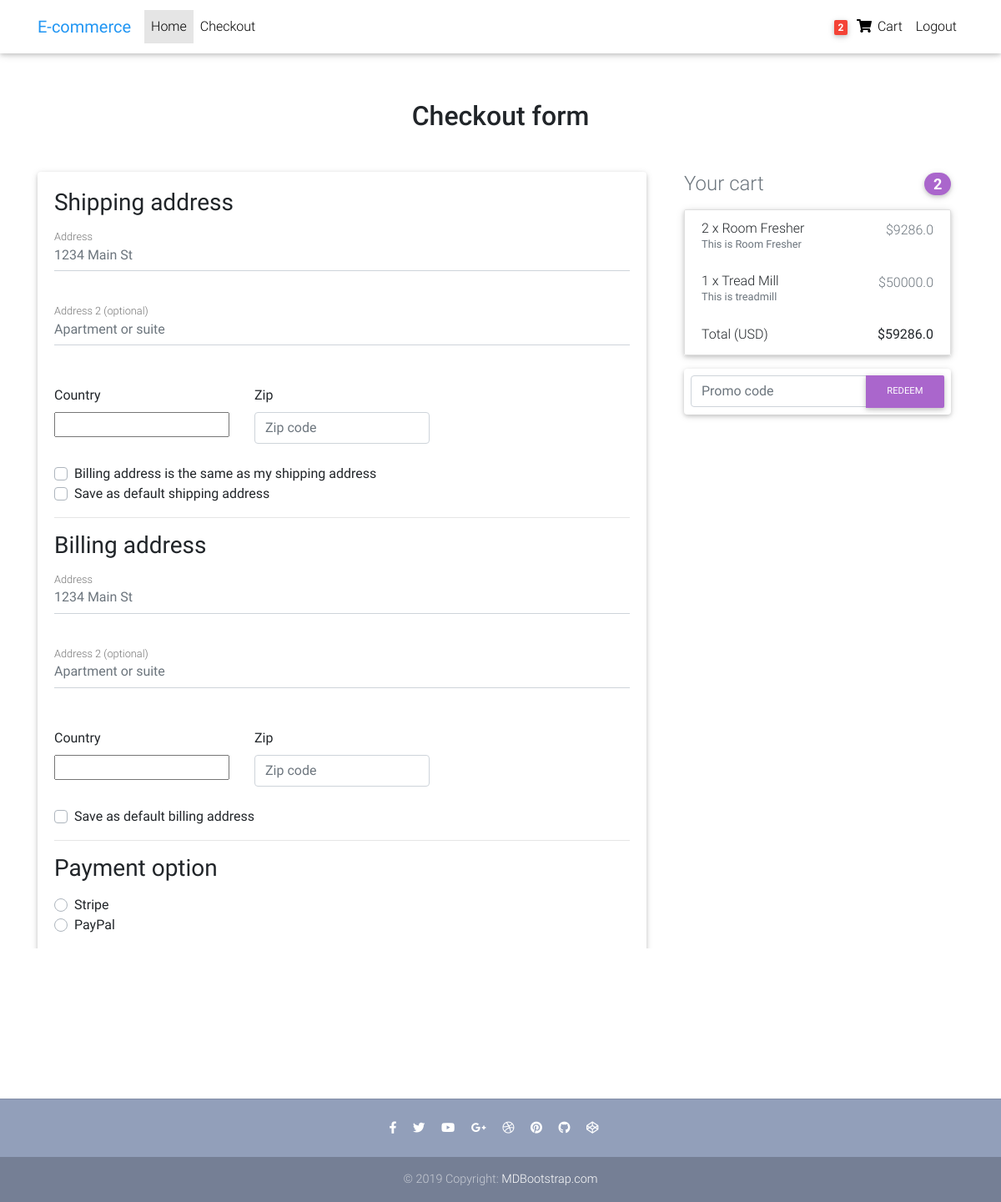
Screenshot of /checkout/ (signed in) with the database file from the repository.
### app/models.py (models this page shows, shortened)
class Order(models.Model):
    user = models.ForeignKey(settings.AUTH_USER_MODEL,
                             on_delete=models.CASCADE)
    ref_code = models.CharField(max_length=20, blank=True,null=True)
    items = models.ManyToManyField(OrderItem)
    start_date = models.DateTimeField(auto_now_add=True)
    ordered_date = models.DateTimeField()
    ordered = models.BooleanField(default=False)
    billing_address = models.ForeignKey(
        'Address',related_name= 'billing_address',on_delete=models.SET_NULL, blank=True,null=True)
    shipping_address = models.ForeignKey(
        'Address',related_name= 'shipping_address',on_delete=models.SET_NULL, blank=True,null=True)
    payment = models.ForeignKey(
        'Payment',on_delete=models.SET_NULL, blank=True,null=True)
    coupon = models.ForeignKey(
        'Coupon',on_delete=models.SET_NULL, blank=True,null=True)
    being_delivered = models.BooleanField(default=False)
    received = models.BooleanField(default=False)
    refund_requested = models.BooleanField(default=False)
    refund_granted = models.BooleanField(default=False)
    '''
        1.Item Added to Cart
        2. Adding A Bill address
        ( Failed checkout )
        3. Payment
        (Preprocessing,processing, packaging etc.)
        4. Being delivered
        5. Recieved
        6. Refunds
    '''
    def get_total(self):
        total = 0
        for order_item in self.items.all():
            total += order_item.get_final_price()
        if self.coupon:
            total -= self.coupon.amount
        return total

class OrderItem(models.Model):
    user = models.ForeignKey(settings.AUTH_USER_MODEL,
                             on_delete=models.CASCADE)
    ordered = models.BooleanField(default=False)
    item = models.ForeignKey(Item, on_delete=models.CASCADE)
    quantity = models.IntegerField(default=1)
    def get_total_item_price(self):
        return self.quantity * self.item.price
    def get_total_discount_item_price(self):
        return self.quantity * self.item.discount_price
    def get_final_price(self):
        if self.item.discount_price:
            return self.get_total_discount_item_price()
        return self.get_total_item_price()

class Item(models.Model):
    title = models.CharField(max_length=100)
    price = models.FloatField()
    discount_price = models.FloatField(blank=True, null=True)
    category = models.CharField(choices=CATEGORY_CHOICES, max_length=2)
    label = models.CharField(choices=LABEL_CHOICES, max_length=1)
    slug = models.SlugField()
    description = models.TextField()
    image = models.ImageField(blank=True, null=True)

### app/views.py (the view, shortened to what this page needs)
# urls.py: path('checkout/', CheckoutView.as_view(), name='checkout'),
class CheckoutView(View):
    def get(self, *args, **kwargs):
        try:
            order = Order.objects.get(user=self.request.user, ordered=False)
            form = CheckoutForm()
            context = {
                'form': form,
                'couponform': CouponForm(),
                'order': order,
                'DISPLAY_COUPON_FORM': True
            }
            shipping_address_qs = Address.objects.filter(
                user=self.request.user,
                address_type='S',
                default=True
            )
            if shipping_address_qs.exists():
                context.update({'default_shipping_address':shipping_address_qs[0]})
            billing_address_qs = Address.objects.filter(
                user=self.request.user,
                address_type='B',
                default=True
            )
            if billing_address_qs.exists():
                context.update({'default_billing_address':billing_address_qs[0]})
            return render(self.request,"checkout.html",context)
        except ObjectDoesNotExist:
            messages.info(self.request, "You don not have an active order")
            return redirect("app:checkout")

### app/forms.py
class CheckoutForm(forms.Form):
    shipping_address = forms.CharField(required=False)
    shipping_address2 = forms.CharField(required=False)
    shipping_country = CountryField(blank_label='(select country)').formfield(
        required=False,
        widget=CountrySelectWidget(attrs={
            'class': 'custom-select d-block w-100'
        }))
    shipping_zip = forms.CharField(required=False)
    billing_address = forms.CharField(required=False)
    billing_address2 = forms.CharField(required=False)
    billing_country = CountryField(blank_label='(select country)').formfield(
        required=False,
        widget=CountrySelectWidget(attrs={
            'class': 'custom-select d-block w-100'
        }))
    billing_zip = forms.CharField(required=False)
    same_billing_address = forms.BooleanField(required=False)
    set_default_shipping = forms.BooleanField(required=False)
    use_default_shipping = forms.BooleanField(required=False)
    set_default_billing = forms.BooleanField(required=False)
    use_default_billing = forms.BooleanField(required=False)
    payment_option = forms.ChoiceField(
        widget=forms.RadioSelect, choices=PAYMENT_CHOICES)

class CouponForm(forms.Form):
    code = forms.CharField(widget=forms.TextInput(attrs={
        'class': 'form-control',
        'placeholder': 'Promo code',
        'aria-label': 'Recipient\'s username',
        'aria-describedby': 'basic-addon2'
    }))

### app/templatetags/cart_template_tags.py (called while the page is built)
@register.filter
def cart_item_count(user):
    if user.is_authenticated:
        qs = Order.objects.filter(user=user, ordered=False)
        if qs.exists():
            return qs[0].items.count()
        return 0

### templates/checkout.html (shortened to what this page needs)
{% extends "base.html" %}
{% load crispy_forms_tags %}
{% block content %}
  <main >
    <div class="container wow fadeIn">
      <h2 class="my-5 h2 text-center">Checkout form</h2>
      <div class="row">
        <div class="col-md-8 mb-4">
          <div class="card">
            <form method="POST" class="card-body">
              <h3>Shipping address</h3>
              <div class='hideable_shipping_form'>
                <div class="md-form mb-5">
                  <label for="shipping_address" class="">Address</label>
                  <input type='text' placeholder='1234 Main St' id='shipping_address' name='shipping_address' class='form-control' />
                </div>
                <div class="md-form mb-5">
                  <label for="shipping_address2" class="">Address 2 (optional)</label>
                  <input type='text' placeholder='Apartment or suite' id='shipping_address2' name='shipping_address2' class='form-control' />
                </div>
                <div class="row">
                  <div class="col-lg-4 col-md-12 mb-4">
                    <label for="country">Country</label>
                    {{ form.shipping_country }}
                  </div>
                  <div class="col-lg-4 col-md-6 mb-4">
                    <label for="shipping_zip">Zip</label>
                    <input type='text' placeholder='Zip code' id='shipping_zip' name='shipping_zip' class='form-control' />
                  </div>
                </div>
                <div class="custom-control custom-checkbox">
                  <label class="custom-control-label" for="same_billing_address">Billing address is the same as my shipping address</label>
                </div>
                <div class="custom-control custom-checkbox">
                  <label class="custom-control-label" for="set_default_shipping">Save as default shipping address</label>
                </div>
              </div>
              <hr>
              <h3>Billing address</h3>
              <div class='hideable_billing_form'>
                <div class="md-form mb-5">
                  <label for="billing_address" class="">Address</label>
                  <input type='text' placeholder='1234 Main St' id='billing_address' name='billing_address' class='form-control' />
                </div>
                <div class="md-form mb-5">
                  <label for="billing_address2" class="">Address 2 (optional)</label>
                  <input type='text' placeholder='Apartment or suite' id='billing_address2' name='billing_address2' class='form-control' />
                </div>
                <div class="row">
                  <div class="col-lg-4 col-md-12 mb-4">
                    <label for="country">Country</label>
                    {{ form.billing_country }}
                  </div>
                  <div class="col-lg-4 col-md-6 mb-4">
                    <label for="billing_zip">Zip</label>
                    <input type='text' placeholder='Zip code' id='billing_zip' name='billing_zip' class='form-control' />
                  </div>
                </div>
                <div class="custom-control custom-checkbox">
                  <label class="custom-control-label" for="set_default_billing">Save as default billing address</label>
                </div>
              </div>
              <hr>
              <h3>Payment option</h3>
              <div class="d-block my-3">
                {% for value, name in form.fields.payment_option.choices %}
                <div class="custom-control custom-radio">
                  <label class="custom-control-label" for="{{ name }}">{{ name }}</label>
                </div>
                {% endfor %}
              </div>
              <hr class="mb-4">
              <button class="btn btn-primary btn-lg btn-block" type="submit">Continue to checkout</button>
            </form>
          </div>
        </div>
        <div class="col-md-4 mb-4">
          {% include "order_snippet.html" %}
        </div>
      </div>
    </div>
  </main>
{% endblock content %}

### templates/navbar.html (shortened to what this page needs)
{% load cart_template_tags %}
<nav class="navbar fixed-top navbar-expand-lg navbar-light white scrolling-navbar">
    <div class="container">
      <a class="navbar-brand waves-effect" href="/">
        <strong class="blue-text">E-commerce</strong>
      </a>
      <div class="collapse navbar-collapse" id="navbarSupportedContent">
        <ul class="navbar-nav mr-auto">
          <li class="nav-item active">
            <a class="nav-link waves-effect" href="/">Home
            </a>
          </li>
          <li class="nav-item">
            <a class="nav-link waves-effect" href="/checkout">
            Checkout</a>
          </li>
        </ul>
        <ul class="navbar-nav nav-flex-icons">
          {% if request.user.is_authenticated %}
          <li class="nav-item">
            <a href="{% url 'app:order-summary' %}" class="nav-link waves-effect">
              <span class="badge red z-depth-1 mr-1"> {{ request.user|cart_item_count }} </span>
              <i class="fas fa-shopping-cart"></i>
              <span class="clearfix d-none d-sm-inline-block"> Cart </span>
            </a>
          </li>
          <li class="nav-item">
            <a class="nav-link waves-effect" href="{% url 'account_logout' %}">
              <span class="clearfix d-none d-sm-inline-block"> Logout </span>
            </a>
          </li>
          {% endif %}
        </ul>
      </div>
    </div>
  </nav>

### templates/order_snippet.html (shortened to what this page needs)
<div class="col-md-12 mb-4">
    <h4 class="d-flex justify-content-between align-items-center mb-3">
    <span class="text-muted">Your cart</span>
    <span class="badge badge-secondary badge-pill">{{ order.items.count }}</span>
    </h4>
    <ul class="list-group mb-3 z-depth-1">
    {% for order_item in order.items.all %}
    <li class="list-group-item d-flex justify-content-between lh-condensed">
        <div>
        <h6 class="my-0">{{ order_item.quantity }} x {{ order_item.item.title}}</h6>
        <small class="text-muted">{{ order_item.item.description}}</small>
        </div>
        <span class="text-muted">${{ order_item.get_final_price }}</span>
    </li>
    {% endfor %}
    <li class="list-group-item d-flex justify-content-between">
        <span>Total (USD)</span>
        <strong>${{ order.get_total }}</strong>
    </li>
    </ul>
    {% if DISPLAY_COUPON_FORM %}
    <form class="card p-2" action="{% url 'app:add-coupon' %}" method="POST">
        <div class="input-group">
            {{ couponform.code }}
            <div class="input-group-append">
            <button class="btn btn-secondary btn-md waves-effect m-0" type="submit">Redeem</button>
            </div>
        </div>
    </form>
    {% endif %}
</div>

### templates/base.html (style rules this page uses)
html, body, header, .carousel { height: 60vh; }

### rows the page displays
Order: items.count "2", get_total "59286.0"
OrderItem: quantity "2", item "Room Fresher", item.description "This is Room Fresher", get_final_price "9286.0"
OrderItem: quantity "1", item "Tread Mill", item.description "This is treadmill", get_final_price "50000.0"

### other values shown
{{ request.user|cart_item_count }} "2"
{{ name }} "Stripe" "PayPal"
